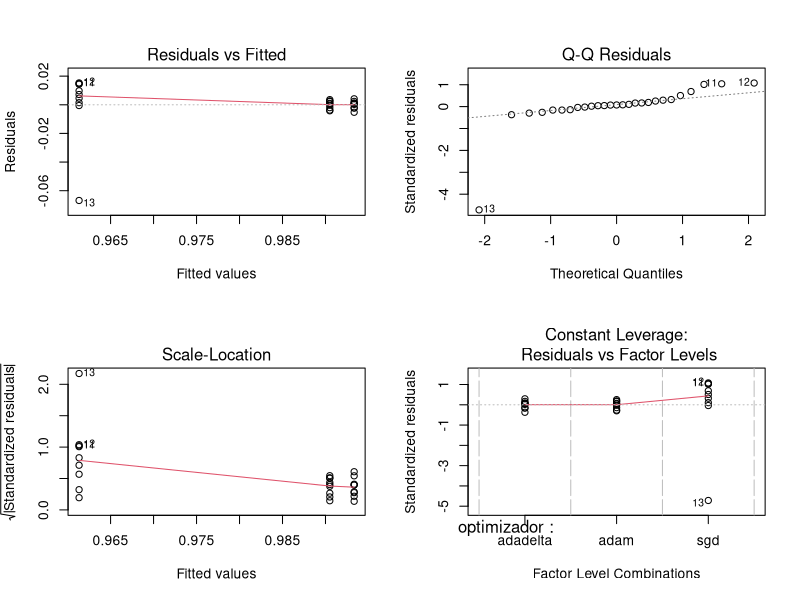

Write the R code that produced this figure.
datos <- read.table("ultimo.txt", header = TRUE)

optimizador<- as.factor(datos[,1])
final <- as.factor(datos[,2])
ocu <- as.factor(datos[,3])
acc <- datos[,4]
g <- aov(acc ~ optimizador + final + ocu + optimizador*final + optimizador*ocu +
          final*ocu + optimizador*final*ocu, data = datos)
summary(g)

fml <- update(g, .~optimizador)
summary(fml)
       
anova(g, fml)
fin <- aov(acc~ optimizador, data = datos)

summary(fin)
op <- par(mfrow = c(2, 2))
plot(fin)
par(op)